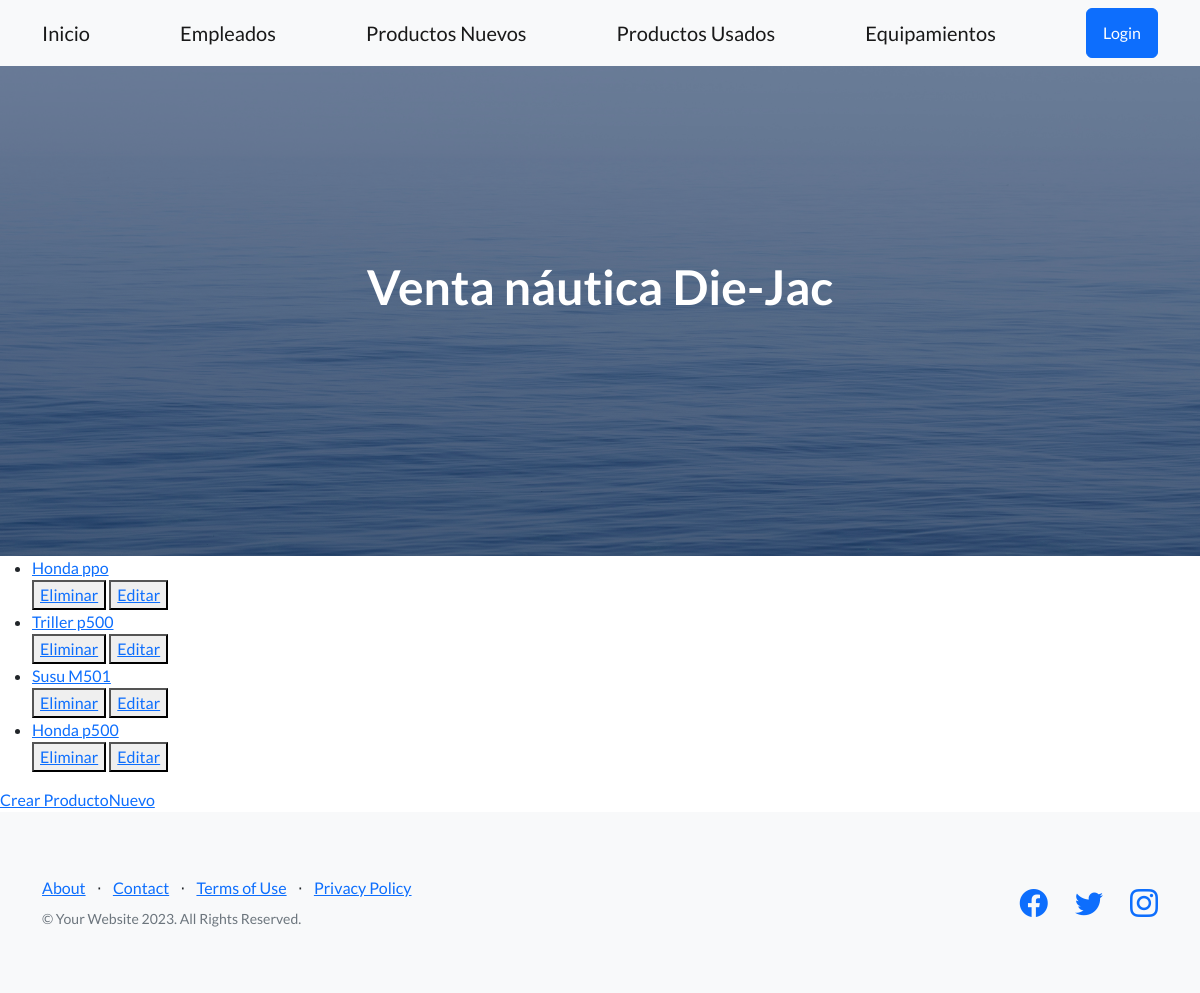
/AppProyectoFinal/ListaProductosNuevos/, run on an earlier commit of the app's database.
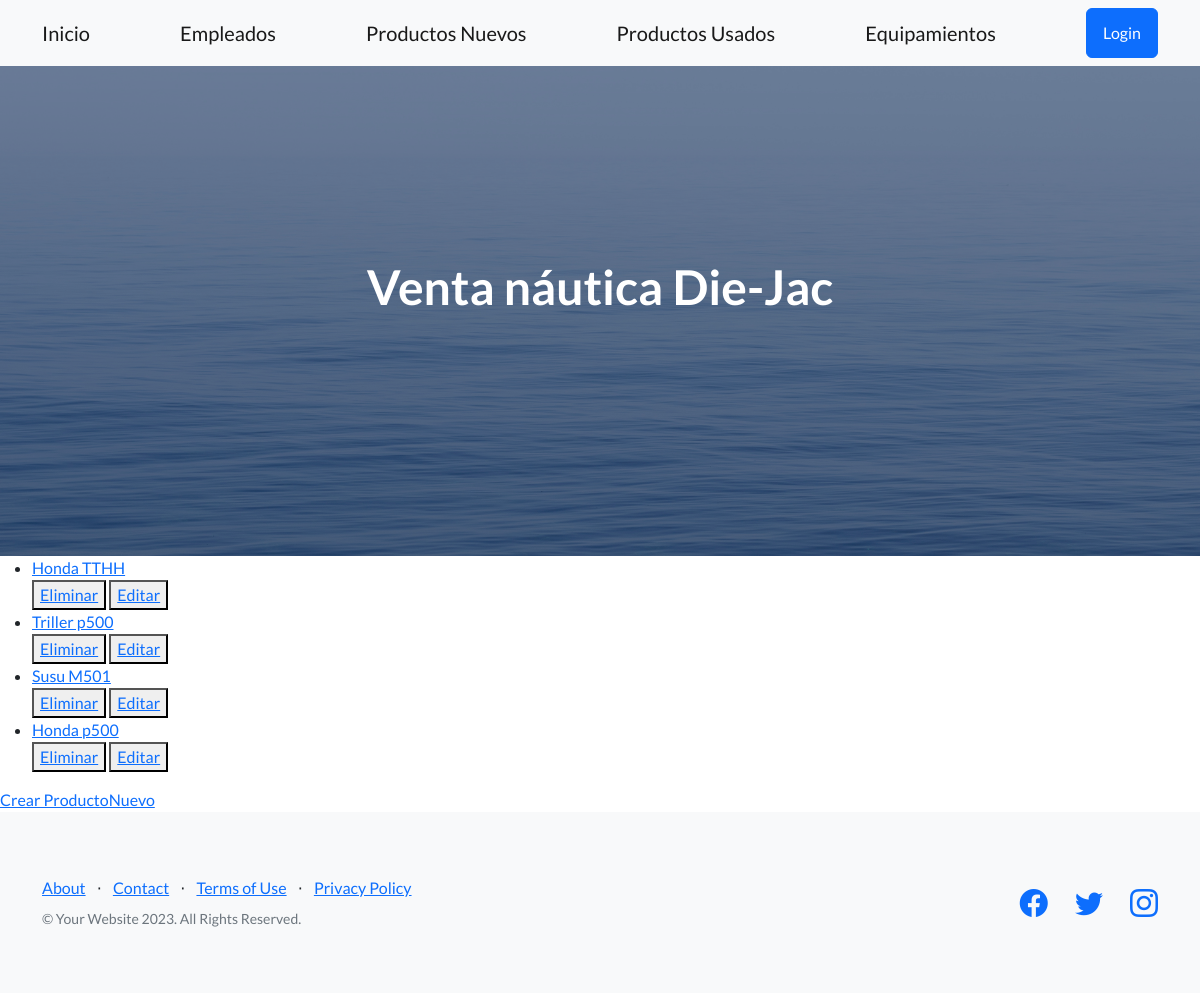
And on a later commit of the database.
### AppProyectoFinal/models.py (models this page shows)
class ProductosNuevos(models.Model):
    marca = models.CharField(max_length=50)
    version = models.CharField(max_length=50)
    largo = models.IntegerField()
    def __str__(self):
        return f'{self.marca} {self.version}'

### AppProyectoFinal/views.py (the view)
# urls.py: path('ListaProductosNuevos/', ProductosNuevosList.as_view(), name='ListaProductosNuevos'),
class ProductosNuevosList(ListView):
    model = ProductosNuevos
    template_name = "ProductosNuevos_list.html"
    context_object_name = "ProductosNuevos"

### AppProyectoFinal/templates/ProductosNuevos_list.html
{% extends 'padre.html' %}
{% block ContenidoQueCambia %}
    <ul>
        {% for ProductoNuevo in ProductosNuevos %}
            <li>
                <a href="{% url 'DetalleProductosNuevos' ProductoNuevo.id %}">{{ ProductoNuevo }}</a>
            </li>
            <div>
                <button>
                    <a href="{% url 'EliminarProductosNuevos' ProductoNuevo.id %}">Eliminar</a>
                </button>
                <button>
                    <a href="{% url 'ActualizarProductosNuevos' ProductoNuevo.id %}">Editar</a>
                </button>
            </div>
        {% endfor %}
    </ul>
    <a href="{% url 'CrearProductosNuevos' %}">Crear ProductoNuevo</a>
{% endblock ContenidoQueCambia %}

What changed in the data, as far as the page shows it:
changed ProductosNuevos: marca+version "Honda ppo" → "Honda TTHH"
